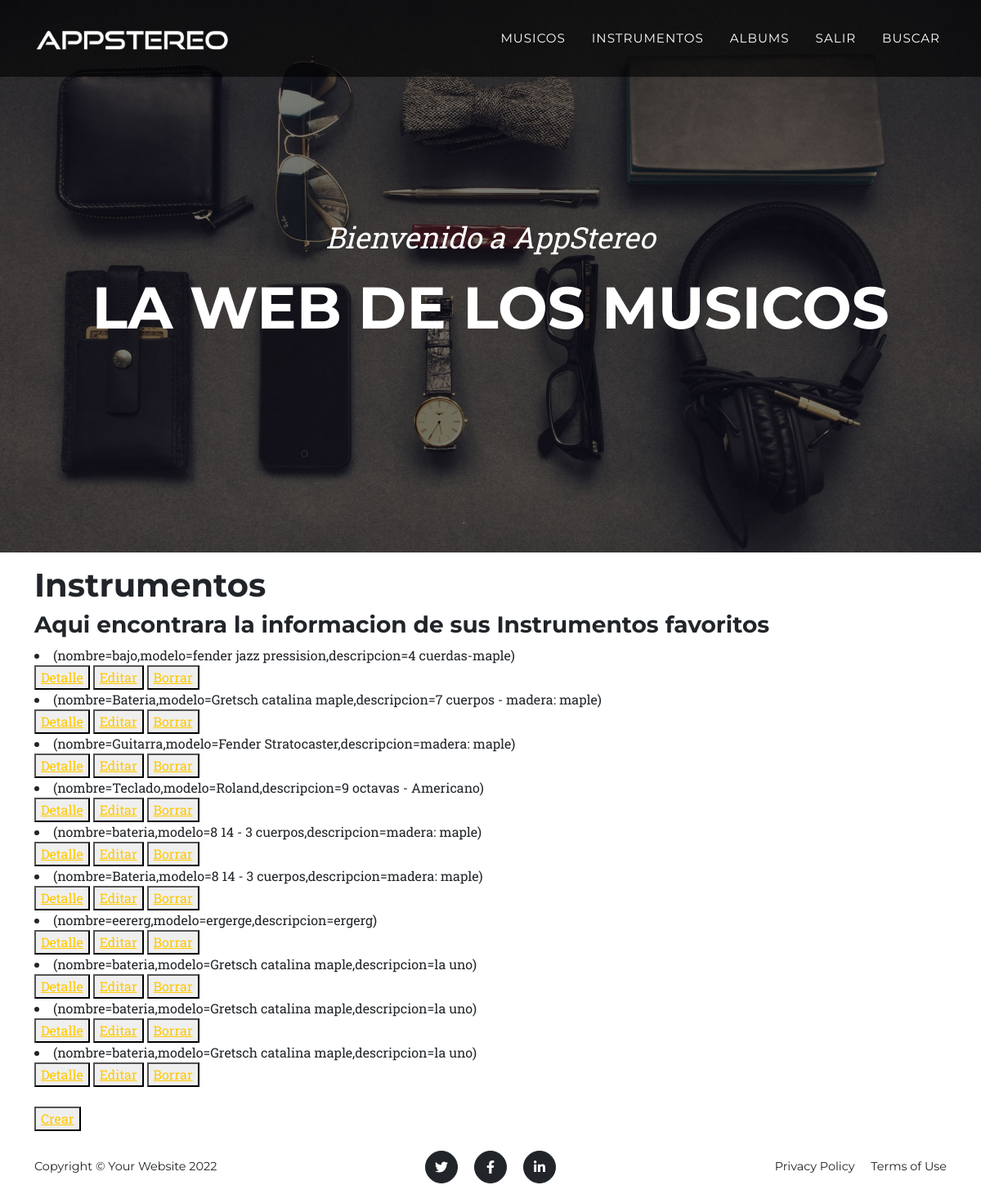
The page /instrumento/list/ (signed in) on the database as committed earlier.
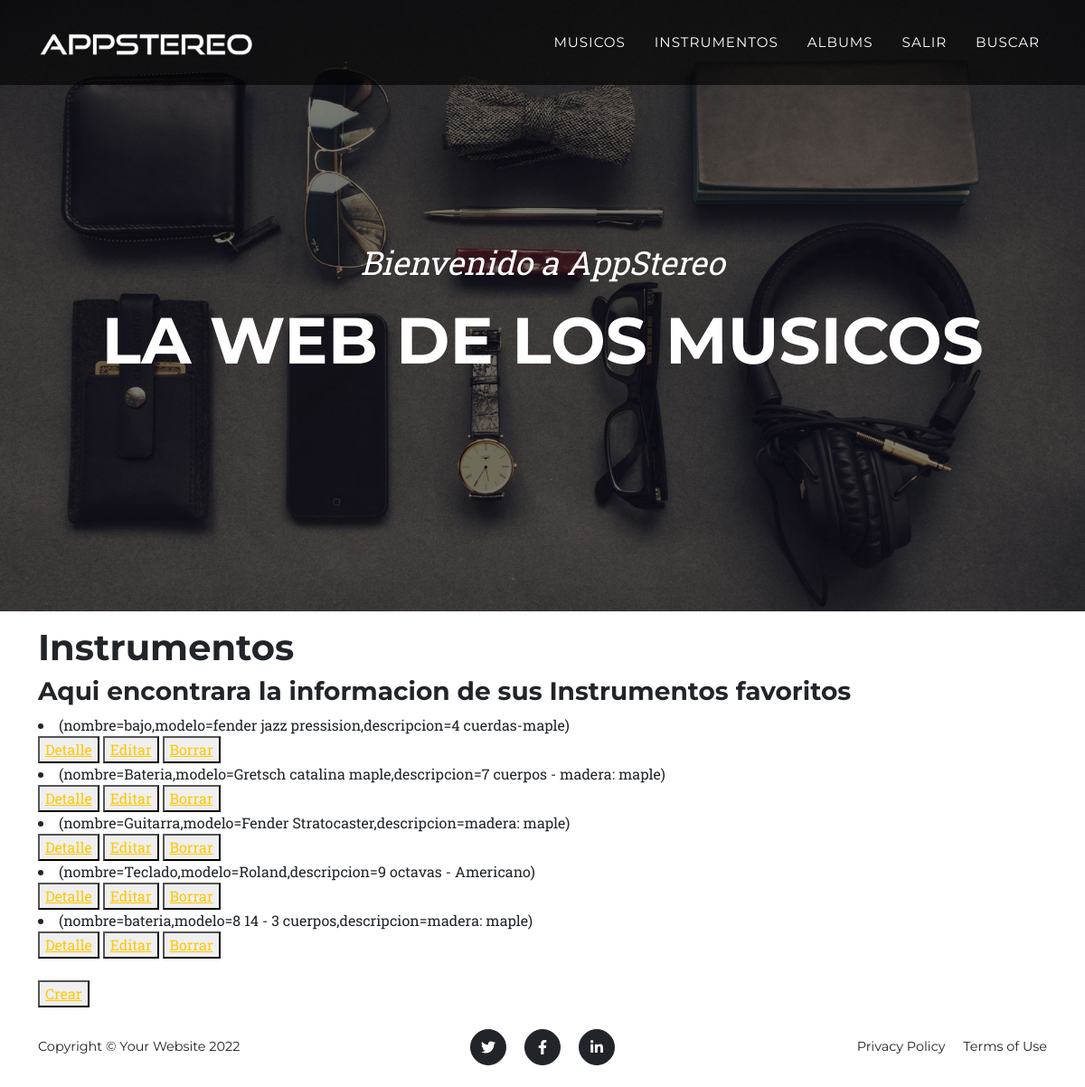
The same page on the database as committed later.
### AppStereo/models.py (models this page shows)
class Instrumentos(models.Model):
    nombre = models.CharField(max_length=50)
    modelo = models.CharField(max_length=50)
    descripcion = models.CharField(max_length=50)
    def __str__(self):
        return f"(nombre={self.nombre},modelo={self.modelo},descripcion={self.descripcion})"

### AppStereo/views.py (the view)
# urls.py: path('instrumento/list/', InstrumentosList.as_view(), name='instrumento_list'),
class InstrumentosList(LoginRequiredMixin, ListView):
    model = Instrumentos
    template_name = "AppStereo/instrumento_list.html"

### AppStereo/templates/AppStereo/instrumento_list.html
{% extends "AppStereo/base.html" %}
{% block contenido %}
{% load static %}
<h1>Instrumentos</h1>
<h3>Aqui encontrara la informacion de sus Instrumentos favoritos</h3>
{% for instrumento in object_list %}
    <li>{{instrumento}}</li>
<button>
    <a href="{% url 'instrumento_detalle' instrumento.id %}">Detalle</a>
</button>
<button>
    <a href="{% url 'instrumento_editar' instrumento.id %}">Editar</a>
</button>
<button>
    <a href="{% url 'instrumento_eliminar' instrumento.id %}">Borrar</a>
</button>
{% endfor %}
<br>
<br>
<button>
    <a href="{% url 'instrumento_nuevo' %}">Crear</a>
</button>
{% endblock %}

Rows that differ between the two databases and show on the page:
removed Instrumentos: nombre+modelo+descripcion "(nombre=Bateria,modelo=8 14 - 3 cuerpos,descripcion=madera: maple)"
removed Instrumentos: nombre+modelo+descripcion "(nombre=eererg,modelo=ergerge,descripcion=ergerg)"
removed Instrumentos: nombre+modelo+descripcion "(nombre=bateria,modelo=Gretsch catalina maple,descripcion=la uno)"
removed Instrumentos: nombre+modelo+descripcion "(nombre=bateria,modelo=Gretsch catalina maple,descripcion=la uno)"
removed Instrumentos: nombre+modelo+descripcion "(nombre=bateria,modelo=Gretsch catalina maple,descripcion=la uno)"
